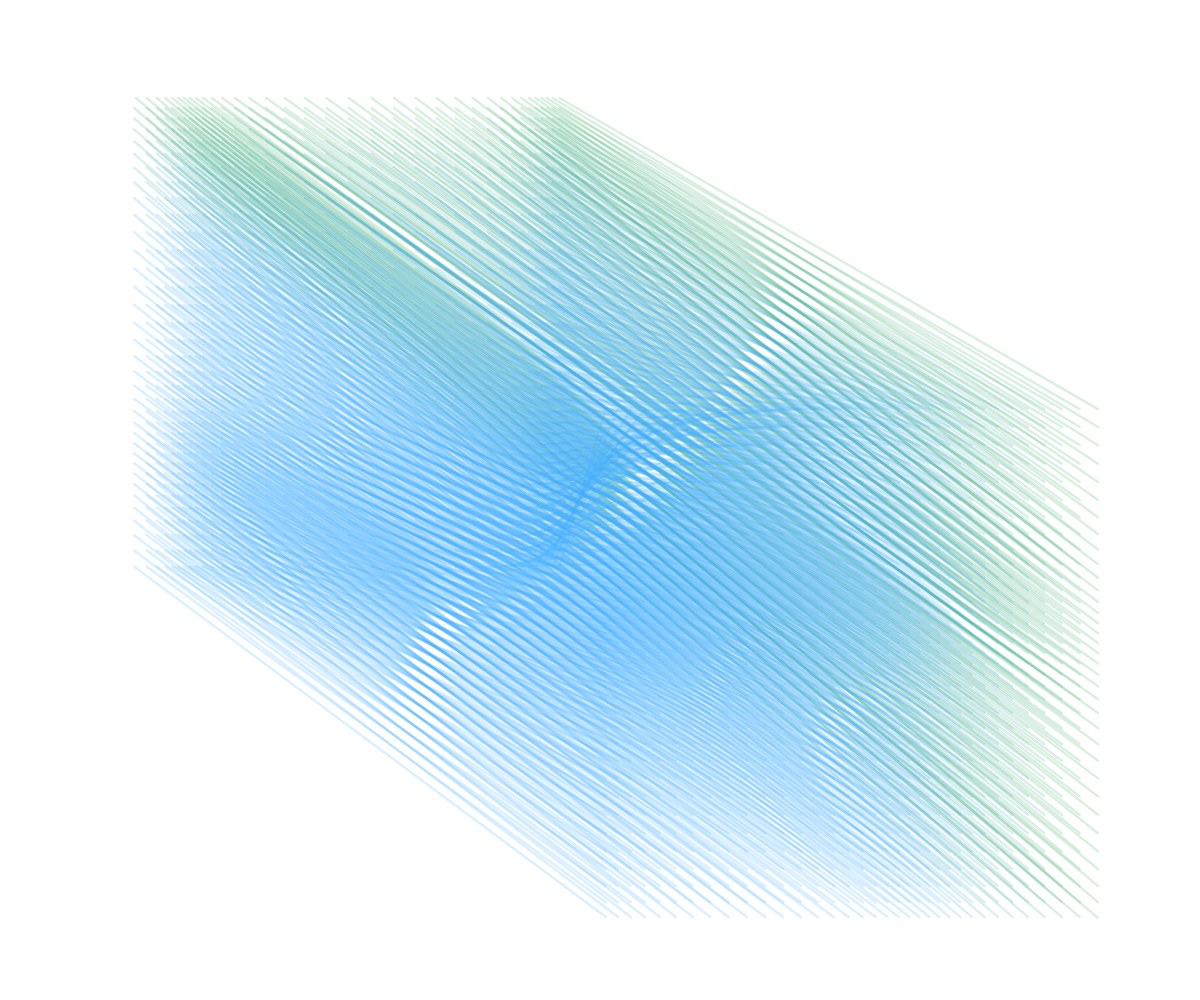
Frame 1 (no input)
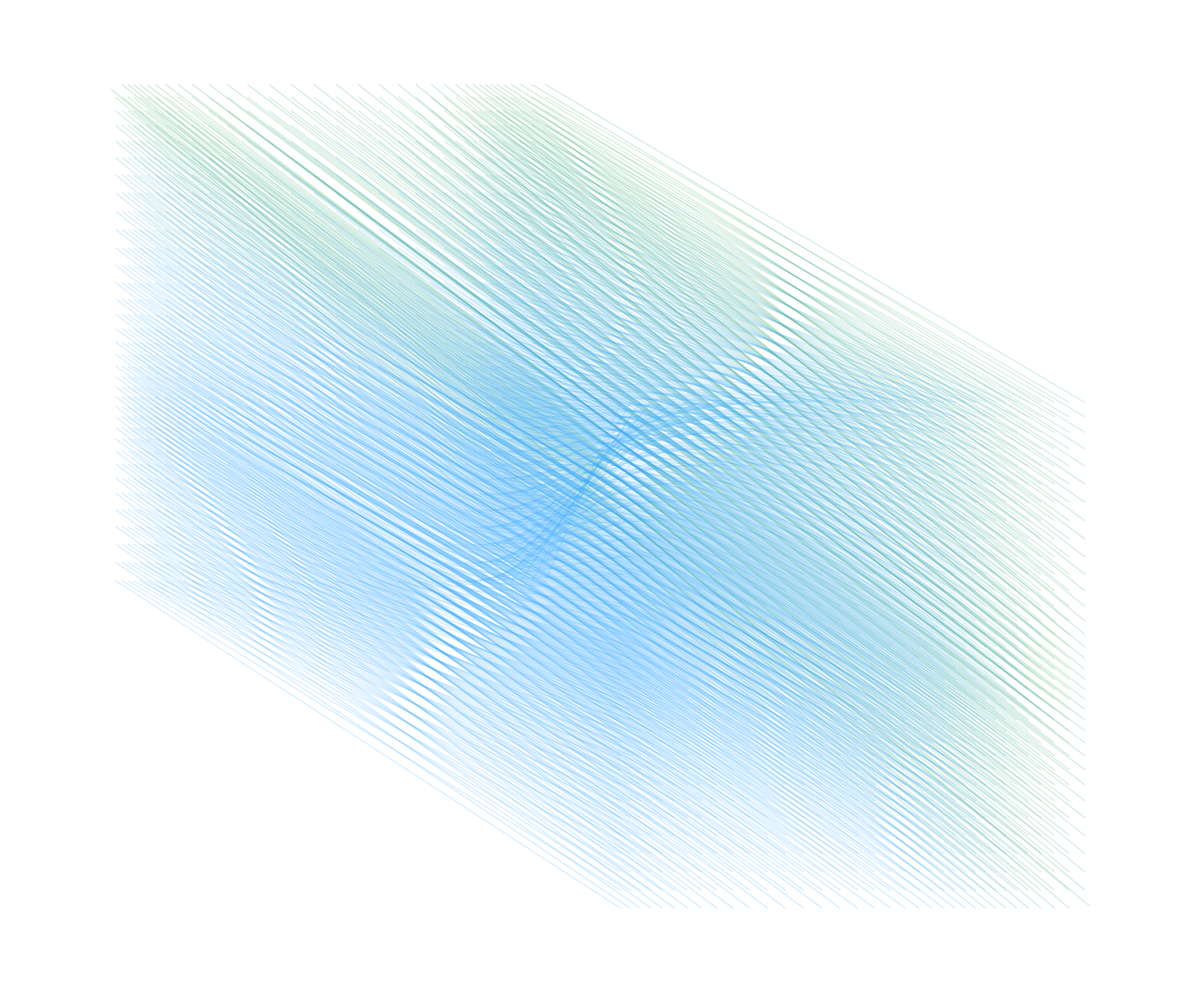
Frame 60 (no input)
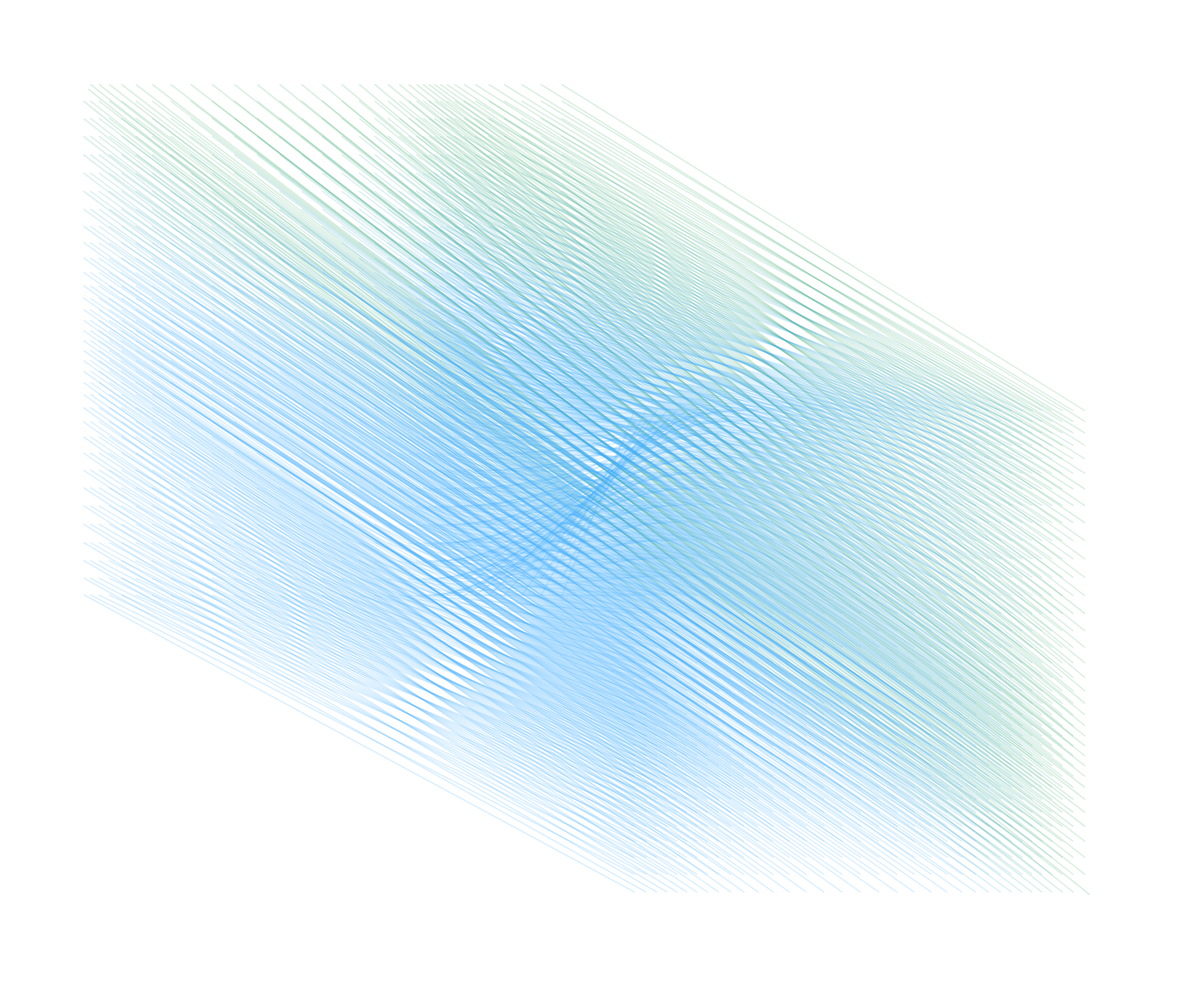
Frame 120 (the mouse pressed at the canvas centre since frame 60)

The p5.js sketch that drew these frames (run headless with seeded random() and noise() and a simulated clock; from frame 60 on, the mouse is pressed at the canvas centre):

// p5.js sketch
// ── sketch.js
let ranges;
let esize;
let rotation = 0;



function setup() {
  createCanvas(windowWidth, windowHeight);

}

function draw() {
background(255);
  Wavie();
}

function Wavie() {

 noFill();
  ranges =35;
  strokeWeight(random(1,3));
  rotation = rotation + random(-5,3);
  for (let j = 0; j < ranges; j++) {
    let palet = map(j, 0, ranges, 100,random(height/2,height));
    for(let k=0; k<ranges;k++){
      xpos = map(k,0,ranges,100,random(height/2,height));
      ypos = palet;
      var radius = random(10, 20);
      var x = sin(radians(xpos + rotation)) * radius;
      var y = cos(radians(ypos+ rotation)) * radius;
      randomSeed(2);
      if(rotation<200 || rotation>=700  ){
       stroke(random(10,250),random(150,200),palet,50);
       
     } else if(rotation>200 || rotation >=800){
       stroke(palet,random(0,200),random(50,100),50);
     }
     line(xpos+x*2, ypos+y,width-ypos+y,height-xpos+x);
    }
  

  } 
}
